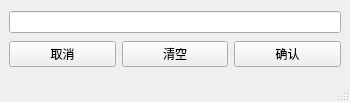
<?xml version="1.0" encoding="UTF-8"?>
<ui version="4.0">
 <class>queryOfFontSizeWindow</class>
 <widget class="QMainWindow" name="queryOfFontSizeWindow">
  <property name="geometry">
   <rect>
    <x>0</x>
    <y>0</y>
    <width>350</width>
    <height>102</height>
   </rect>
  </property>
  <property name="windowTitle">
   <string>MainWindow</string>
  </property>
  <property name="documentMode">
   <bool>false</bool>
  </property>
  <widget class="QWidget" name="centralwidget">
   <layout class="QGridLayout" name="gridLayout">
    <item row="1" column="1">
     <widget class="QPushButton" name="btn_clear">
      <property name="minimumSize">
       <size>
        <width>100</width>
        <height>20</height>
       </size>
      </property>
      <property name="text">
       <string>清空</string>
      </property>
     </widget>
    </item>
    <item row="1" column="0">
     <widget class="QPushButton" name="btn_cancel">
      <property name="minimumSize">
       <size>
        <width>100</width>
        <height>20</height>
       </size>
      </property>
      <property name="text">
       <string>取消</string>
      </property>
     </widget>
    </item>
    <item row="1" column="2">
     <widget class="QPushButton" name="btn_ensure">
      <property name="text">
       <string>确认</string>
      </property>
     </widget>
    </item>
    <item row="0" column="0" colspan="3">
     <widget class="QLineEdit" name="fontSizeQueryLineEdit"/>
    </item>
   </layout>
  </widget>
  <widget class="QStatusBar" name="statusbar"/>
 </widget>
 <resources/>
 <connections/>
</ui>
